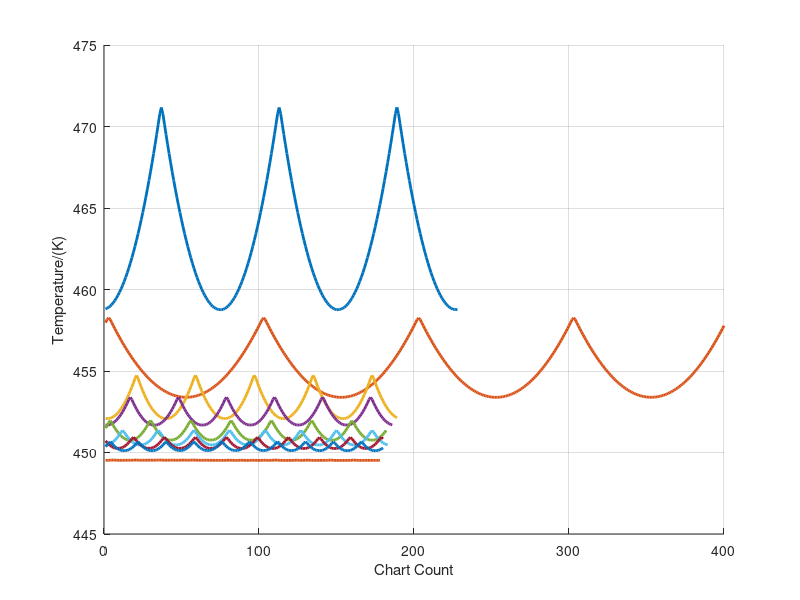
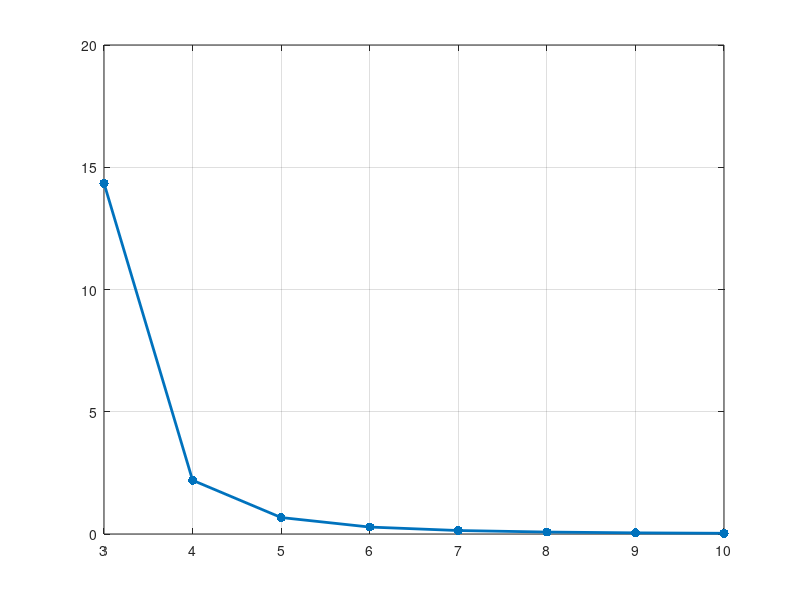

MATLAB code to generate these figures, in order: (Note: this script raises an error after producing the figures.)
%%%%%%%%%%%%%%%%%%%%%%%%% Plot Temperature data         %%%%%%%%%%%%%%%%%%%%%%%%%%
%% load data
clear 
load Shape
%% plot Shape_Temperature Curve
figure('Color',[1 1 1])
hold on;
plot(data3,'-','linewidth',2)
plot(data4,'-','linewidth',2)
plot(data5,'-','linewidth',2)
plot(data6,'-','linewidth',2)
plot(data7,'-','linewidth',2)
plot(data8,'-','linewidth',2)
plot(data9,'-','linewidth',2)
plot(data10,'-','linewidth',2)
plot(dataInf,'-','linewidth',2)
hold off;
grid on;
xlabel('Chart Count')
ylabel('Temperature/(K)')

%% Plot Temperature Variance--Shape
figure('Color',[1 1 1])
y=zeros(1,8);
x=3:10;
y(1)=var(data3);
y(2)=var(data4);
y(3)=var(data5);
y(4)=var(data6);
y(5)=var(data7);
y(6)=var(data8);
y(7)=var(data9);
y(8)=var(data10);
plot(x,y,'.-','linewidth',2,'markersize',20)
grid on;
%% Curve Fitting
ym=max(y);
for i=1:length(y)
    y(i)=y(i)/ym;
end
[fitresult, gof] = createFit(x, y);
